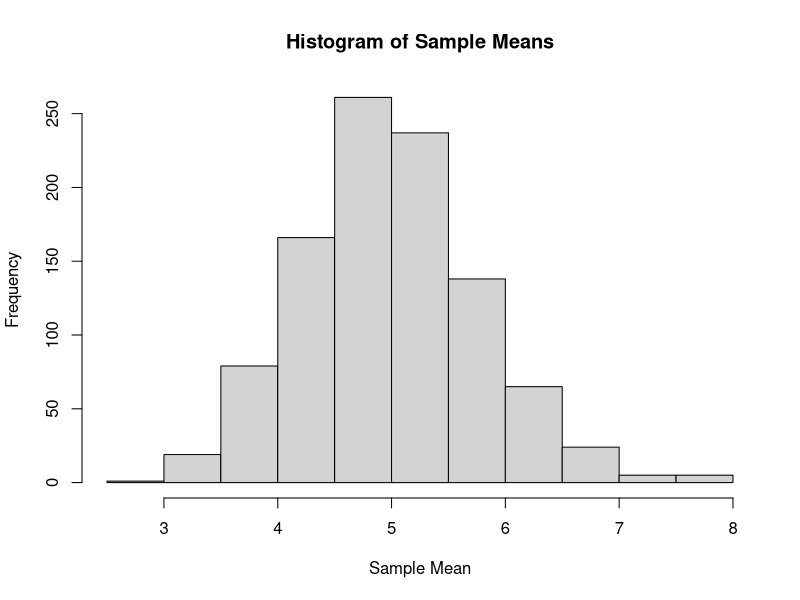
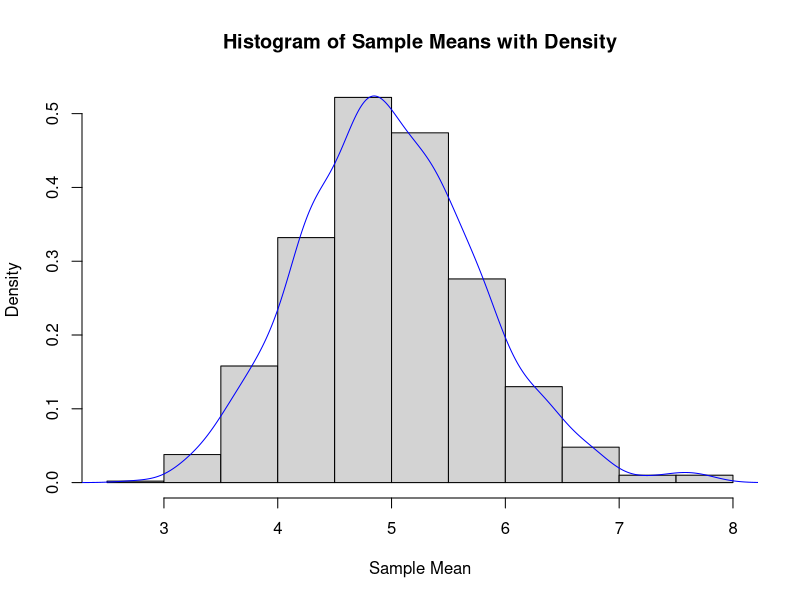
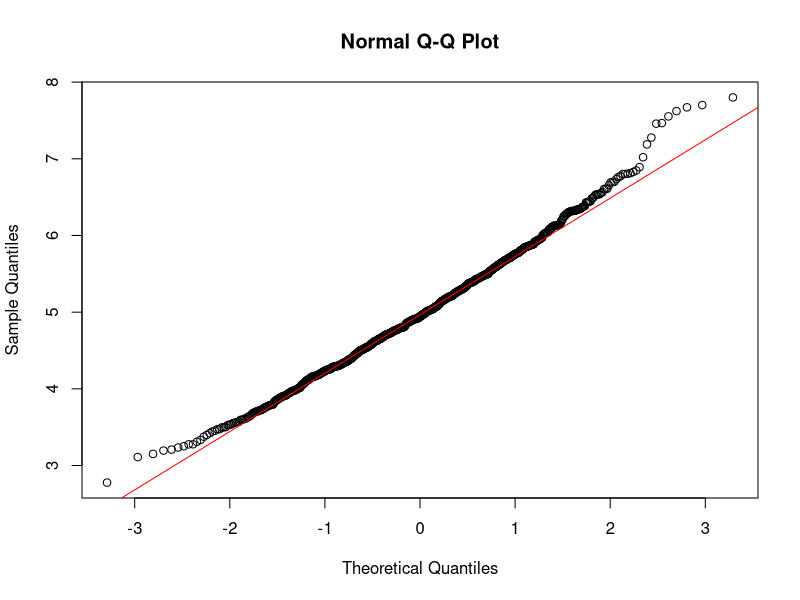

Here is the R script that generated these plots, in order:
## ---- chunk 1
lambda <- 0.2
simulations <- replicate(1000, rexp(40, lambda))
sample_means <- apply(simulations, 2, mean)
## ---- chunk 2
theoretical_mean <- 1 / lambda
theoretical_mean
## ---- chunk 3
mean_of_sample_means <- mean(sample_means)
mean_of_sample_means
## ---- chunk 4
hist(sample_means, main="Histogram of Sample Means", xlab="Sample Mean")
## ---- chunk 5
theoretical_variance <- (1 / lambda)^2 / 40
theoretical_variance
## ---- chunk 6
sample_variance <- var(sample_means)
sample_variance
## ---- chunk 7
hist(sample_means, main="Histogram of Sample Means with Density", xlab="Sample Mean", freq=FALSE)
lines(density(sample_means), col="blue")
## ---- chunk 8
qqnorm(sample_means)
qqline(sample_means, col="red")
